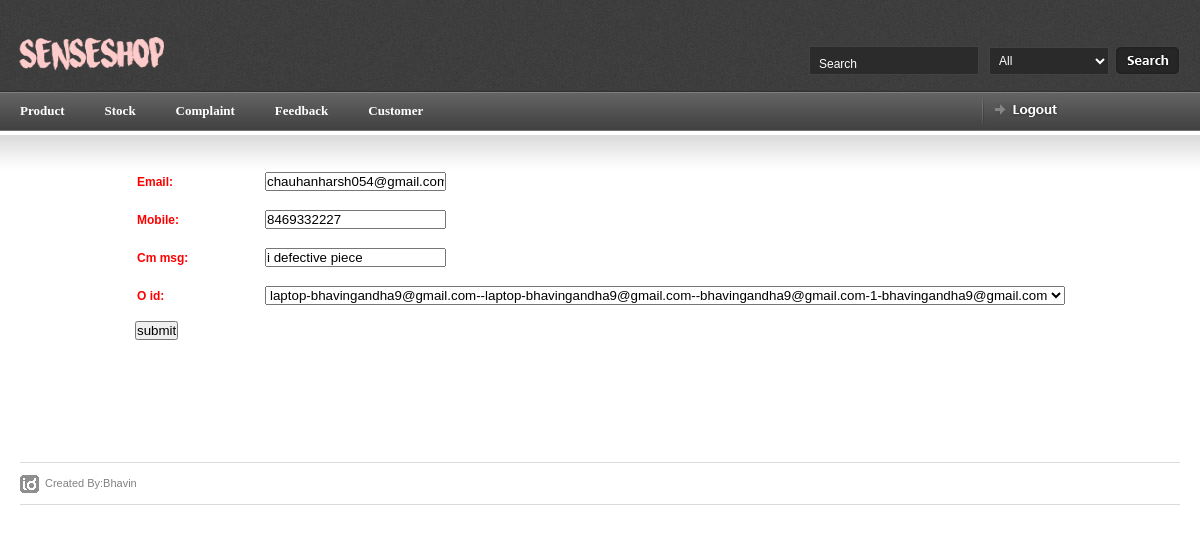
Before: /myadmin/complaint/update/1/ (signed in) with the older database file.
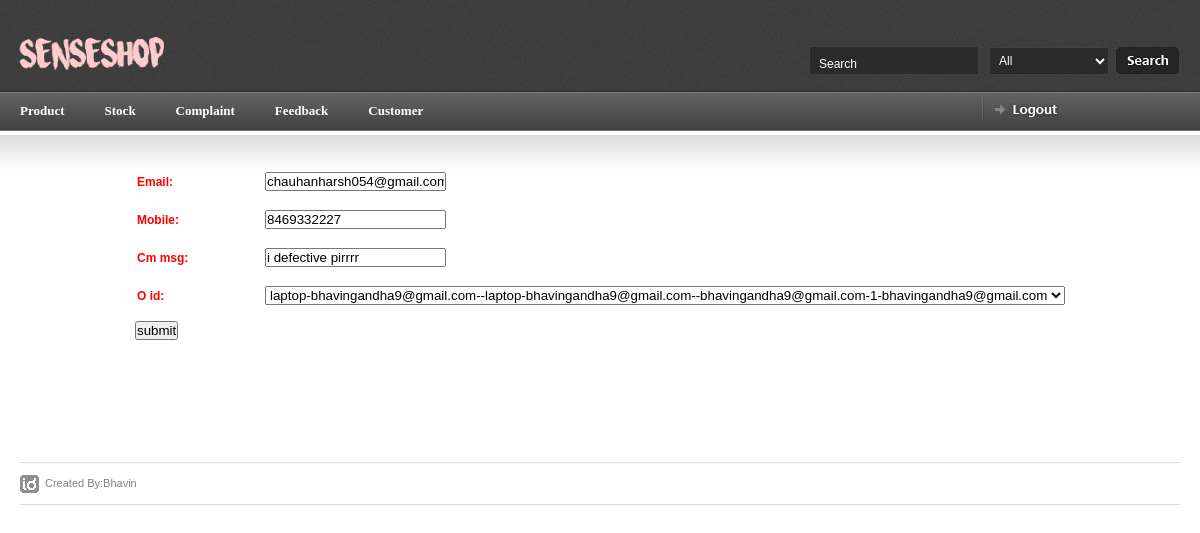
After: the same page with the newer database file.
### myadmin/models.py (models this page shows, shortened)
class complaint(models.Model):
    email = models.CharField(max_length=150)
    mobile = models.DecimalField(max_digits=10,decimal_places=0)
    cm_msg = models.CharField(max_length=1000)
    o_id = models.ForeignKey(order_details)
    flag = models.DecimalField(max_digits=2,decimal_places=0)

### myadmin/views.py (the view)
# urls.py: url(r'^myadmin/complaint/update/(?P<pk>[0-9]+)/$', b.ComplaintUpdateView.as_view(), name='complaint_update'),
class ComplaintUpdateView(UpdateView):
    template_name = 'update/complaint_update.html'
    model = complaint
    fields = ['email','mobile','cm_msg','o_id']
    def dispatch(self,request ,*args, **kwargs):
        if request.session.has_key('myadmin'):
            a = 'hello'
        else:
            return redirect('index')
        return super(ComplaintUpdateView, self).dispatch(request,*args, **kwargs)

### login/models.py (called while the page is built)
    def __str__(self):
      return self.email

### myadmin/models.py (called while the page is built)
    def __str__(self):
      return self.pro_name

    def __str__(self):
      return str(self.pro_id)+'-' +str(self.c_id)+'-'

    def __str__(self):
      return str(self.tc_id) +'-' +str(self.c_id)+'-' +str(self.transaction_id)

    def __str__(self):
      return str(self.tc_id) +'-' + str(self.pay_id) +'-' +str(self.c_id)

### myadmin/templates/update/complaint_update.html (shortened to what this page needs)
{% load staticfiles %}
{% include 'article_start.html' %}
{% block body %}
    <center>
        <form action="{% url 'complaint' %}" method="post" enctype="multipart/form-data">
            <table border="0" cellpadding="0" cellspacing="0"  id="id-form">
                {% include 'form_template.html' %}
                <tr><td><button type="submit">submit</button></td></tr>
            </table>
        </form>
    </center>
{% endblock %}
{% include 'article_close.html' %}

### myadmin/templates/form_template.html (shortened to what this page needs)
{% for field in form %}
    <tr>
    <th valign="top"> {{ field.label_tag }} </th>
    <td>{{ field }}</td>
    </tr>
{% endfor %}

Changed rows visible on the page:
changed complaint "chauhanharsh054@gmail.com": cm_msg "i defective piece" → "i defective pirrrr"
